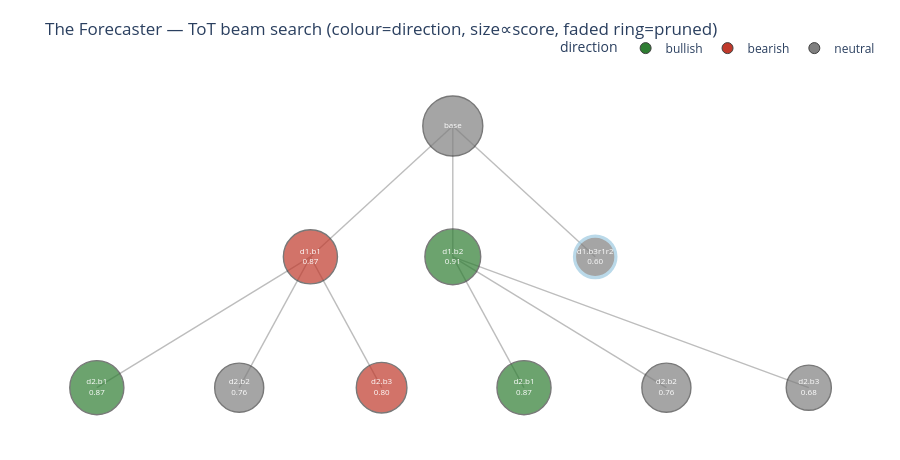

The cell this chart's notebook holds for it:
### Code cell
# ── The PM-facing artifacts: cited report + the search tree that produced it ──
display(Markdown(result["report_md"]))

if "_LAST_TOT_ROOT" in globals():
    print_tree(_LAST_TOT_ROOT)
    draw_tree_nx(_LAST_TOT_ROOT)

### Figure 1 — Plotly figure (JSON) as saved in the notebook; plotly's stock layout.template omitted (floating-point values rounded to 4 significant figures)
{"data": [{"hoverinfo": "skip", "line": {"color": "#bdbdbd", "width": 1.4}, "mode": "lines", "showlegend": false, "x": [-1, -2.5, null, -1, -1.5, null, -1, -0.5, null, 0, -1, null, 0, 0.5, null, 0, 1.5, null, 0, 2.5, null, 0, 0, null, 0, 1, null], "y": [-1, -2, null, -1, -2, null, -1, -2, null, 0, -1, null, -1, -2, null, -1, -2, null, -1, -2, null, 0, -1, null, 0, -1, null], "type": "scatter"}, {"hoverinfo": "text", "hovertext": ["ROOT<br>[base distribution]", "d1.b1 · bearish<br>shift=-1.50% · vol×1.25<br>score=0.87 · lens=realized_vol<br>status=alive", "d2.b1 · bullish<br>shift=+1.50% · vol×1.10<br>score=0.87 · lens=drift<br>status=alive", "d2.b2 · neutral<br>shift=-0.30% · vol×1.50<br>score=0.76 · lens=basket_risk<br>status=alive", "d2.b3 · bearish<br>shift=-1.00% · vol×1.30<br>score=0.80 · lens=realized_vol<br>status=alive", "d1.b2 · bullish<br>shift=+1.20% · vol×0.95<br>score=0.91 · lens=black_litterman<br>status=alive", "d2.b1 · bullish<br>shift=+0.50% · vol×0.90<br>score=0.87 · lens=black_litterman<br>status=alive", "d2.b2 · neutral<br>shift=-0.10% · vol×1.50<br>score=0.76 · lens=momentum<br>status=alive", "d2.b3 · neutral<br>shift=-0.30% · vol×1.80<br>score=0.68 · lens=risk_budget<br>status=alive", "d1.b3r1r2 · neutral<br>shift=+1.00% · vol×1.25<br>score=0.60 · lens=black_litterman<br>status=pruned (grounding gate (verifier reject))"], "marker": {"color": ["#7f7f7f", "#c0392b", "#2e7d32", "#7f7f7f", "#c0392b", "#2e7d32", "#2e7d32", "#7f7f7f", "#7f7f7f", "#7f7f7f"], "line": {"color": ["#404040", "#404040", "#404040", "#404040", "#404040", "#404040", "#404040", "#404040", "#404040", "#9ecae1"], "width": [1.4, 1.4, 1.4, 1.4, 1.4, 1.4, 1.4, 1.4, 1.4, 3.2]}, "size": [60, 54.11, 54.11, 49.05, 50.66, 55.84, 54.11, 49.05, 45.14, 41.46]}, "mode": "markers+text", "showlegend": false, "text": ["base", "d1.b1<br>0.87", "d2.b1<br>0.87", "d2.b2<br>0.76", "d2.b3<br>0.80", "d1.b2<br>0.91", "d2.b1<br>0.87", "d2.b2<br>0.76", "d2.b3<br>0.68", "d1.b3r1r2<br>0.60"], "textfont": {"color": "#ffffff", "size": 8}, "textposition": "middle center", "x": [0, -1, -2.5, -1.5, -0.5, 0, 0.5, 1.5, 2.5, 1], "y": [0, -1, -2, -2, -2, -1, -2, -2, -2, -1], "type": "scatter"}, {"marker": {"color": "#2e7d32", "line": {"color": "#404040", "width": 1}, "size": 11}, "mode": "markers", "name": "bullish", "showlegend": true, "x": [null], "y": [null], "type": "scatter"}, {"marker": {"color": "#c0392b", "line": {"color": "#404040", "width": 1}, "size": 11}, "mode": "markers", "name": "bearish", "showlegend": true, "x": [null], "y": [null], "type": "scatter"}, {"marker": {"color": "#7f7f7f", "line": {"color": "#404040", "width": 1}, "size": 11}, "mode": "markers", "name": "neutral", "showlegend": true, "x": [null], "y": [null], "type": "scatter"}], "layout": {"height": 460, "legend": {"orientation": "h", "title": {"text": "direction"}, "x": 1, "xanchor": "right", "y": 1.02, "yanchor": "bottom"}, "margin": {"b": 20, "l": 20, "r": 20, "t": 70}, "title": {"text": "The Forecaster — ToT beam search (colour=direction, size∝score, faded ring=pruned)"}, "xaxis": {"visible": false}, "yaxis": {"visible": false}}}
